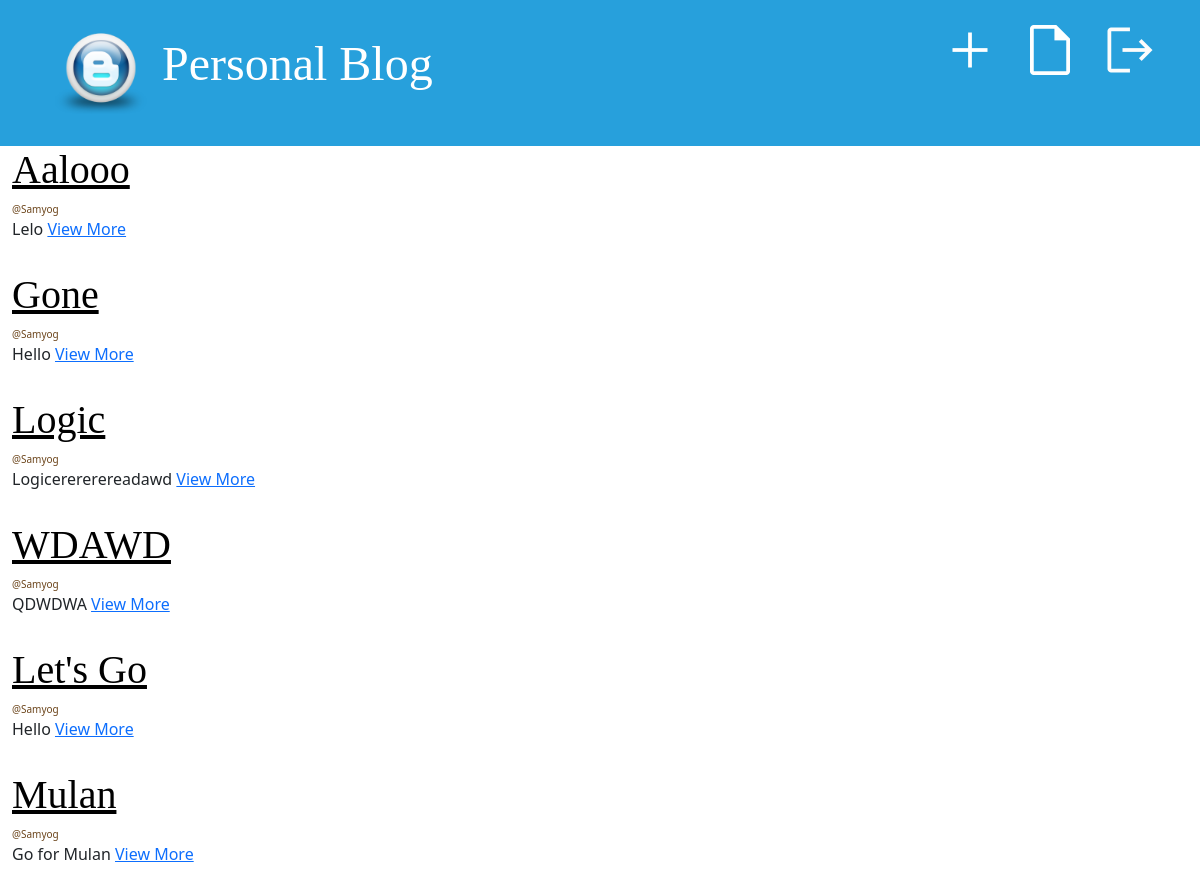
The app's page /draft-list/ (signed in) with its own data.
### blog_app/models.py (models this page shows, shortened)
class Post(models.Model):
    title=models.CharField(max_length=255)
    content=models.TextField()
    author=models.ForeignKey("auth.User",on_delete=models.CASCADE)
    created_at=models.DateTimeField(auto_now_add=True)
    updated_at=models.DateTimeField(auto_now=True)
    published_at=models.DateTimeField(null=True,blank=True)

### blog_app/views.py (the view)
# urls.py: path("draft-list/",views.DraftListView.as_view(),name="draft-list"),
class DraftListView(LoginRequiredMixin, ListView):
    model = Post
    template_name = "draft_list.html"
    context_object_name = "posts"
    def get_queryset(self):
        queryset = Post.objects.filter(published_at__isnull=True)
        return queryset

### templates/draft_list.html
{% extends 'base.html' %}
{% block content %}
<div class="row">
    <div class="col">
        {% for post in posts %}
        <div class="post">
            <h1>
                <a href="{% url 'draft-detail' post.pk %}">{{ post.title }}</a>
            </h1>
            <div class="date author">
                @{{ post.author.username }}
            </div>
            <p>
                {{ post.content|truncatechars:200 }}
                <a href="{% url 'draft-detail' post.pk %}"> View More</a>
            </p>
        </div>
        {% endfor %}
    </div>
</div>
{% endblock content %}

### static/css/blog.css (style rules this page uses)
h1 a { color: #27a0dc; font-family: "Lobster"; }
h1, h2, h3, h4 { font-family: "Lobster", cursive; }
.date { color: #ce7e29; }
.post { margin-bottom: 30px; }
.post h1 a, .post h1 a:visited { color: #000000; }
.author { font-size: 10px; color: #6b441a; }

### records on screen
Post: title "Aalooo", author.username "Samyog", content "Lelo"
Post: title "Gone", author.username "Samyog", content "Hello"
Post: title "Logic", author.username "Samyog", content "Logicerererereadawd"
Post: title "WDAWD", author.username "Samyog", content "QDWDWA"
Post: title "Let's Go", author.username "Samyog", content "Hello"
Post: title "Mulan", author.username "Samyog", content "Go for Mulan"
